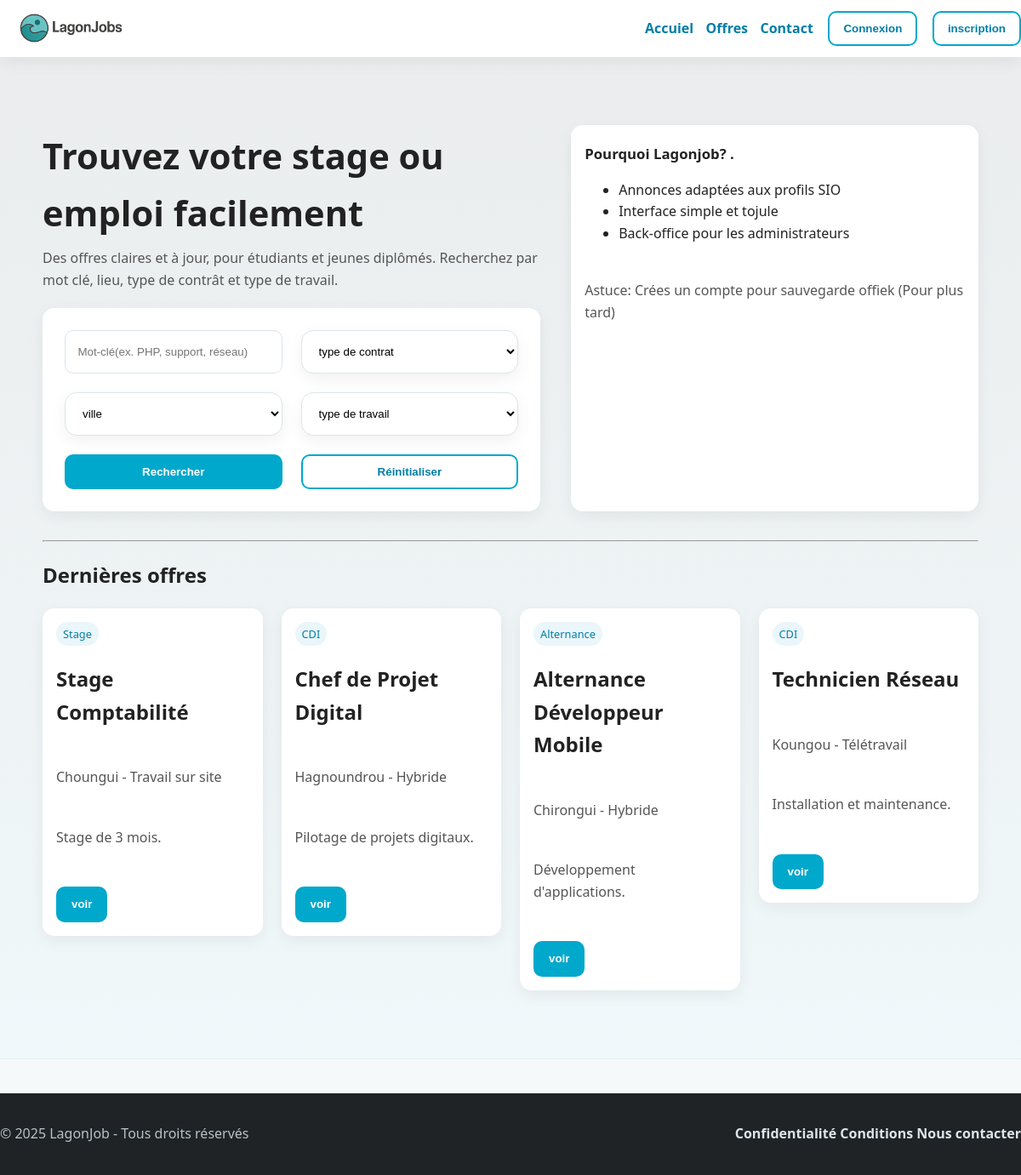
The page /Frontoffice/index.php on the database its author committed.
### tables this page shows
CREATE TABLE `offres` (
  `Id` int(11) NOT NULL,
  `Titre` varchar(256) NOT NULL,
  `Id_type_contrat` int(11) NOT NULL,
  `Id_mode_travail` int(11) NOT NULL,
  `Id_ville` int(11) NOT NULL,
  `Description` varchar(1000) NOT NULL,
  `Id_statut` int(11) NOT NULL,
  `Mission` varchar(1000) NOT NULL,
  `Profile` varchar(1000) NOT NULL,
  `Duree` varchar(1000) NOT NULL
);

CREATE TABLE `types_contrats` (
  `Id` int(11) NOT NULL,
  `Nom_type_contrat` varchar(128) NOT NULL
);

CREATE TABLE `villes` (
  `Id` int(11) NOT NULL,
  `Nom_ville` varchar(256) NOT NULL
);

CREATE TABLE `modes_travails` (
  `Id` int(11) NOT NULL,
  `Nom_mode_travail` varchar(128) NOT NULL
);

### Frontoffice/fonctions.php (called while the page is built, shortened)
<?php
require_once(__DIR__ . '/connexionBDD.php');
$selectOffre='SELECT of.Id, of.Titre, of.Description, tc.Nom_type_contrat, mt.Nom_mode_travail, of.Id_type_contrat, of.Id_statut,vl.Nom_ville, st.Statut, of.Mission, of.Profile, of.Duree FROM offres of
JOIN types_contrats tc ON of.Id_type_contrat = tc.Id
JOIN modes_travails mt ON of.Id_mode_travail = mt.Id
JOIN statuts st ON of.Id_statut = st.Id
JOIN villes vl ON of.Id_ville = vl.Id
ORDER BY st.Id asc';
$selection_Offre=$mysqlClient->prepare($selectOffre);
$selection_Offre->execute();
$listeOffre=$selection_Offre->fetchAll();

### Frontoffice/index.php (the view, shortened to what this page needs)
<?php
require_once(__DIR__ . '/fonctions.php');
require_once(__DIR__ . '/connexionBDD.php');
$selectOffre='SELECT of.Id, of.Titre, of.Description, tc.Nom_type_contrat, mt.Nom_mode_travail, of.Id_type_contrat, of.Id_statut,vl.Nom_ville, st.Statut, of.Mission, of.Profile, of.Duree FROM offres of
JOIN types_contrats tc ON of.Id_type_contrat = tc.Id
JOIN modes_travails mt ON of.Id_mode_travail = mt.Id
JOIN statuts st ON of.Id_statut = st.Id
JOIN villes vl ON of.Id_ville = vl.Id
WHERE of.Id_statut=2
ORDER BY of.Id desc';
$selection_Offre=$mysqlClient->prepare($selectOffre);
$selection_Offre->execute();
$listeOffre_FO=$selection_Offre->fetchAll();
?>
<!DOCTYPE html>
<html lang="en">
<head>
    <link rel="stylesheet" href="style.css">
</head>
<body>
    <?php require(__DIR__.'/header.php')?>
    <main class="hero">
        <div class="container">
            <div class="grid cards">
                <div>
                    <h1>Trouvez votre stage ou emploi facilement</h1>
                    <p>Des offres claires et à jour, pour étudiants et jeunes diplômés. Recherchez par mot clé, lieu, type de contrât et type de travail. </p>
                    <form action="offres.php" method="post" class="form cards .search-inline ">
                        <input type="text" name="mots_cles" placeholder="Mot-clé(ex. PHP, support, réseau)">
                        <select name="type" class="card">
                            <option value="">type de contrat</option>
                        </select>
                        <select name="ville" class="card">
                            <option value="">ville</option>
                        </select>
                        <select name="mode" class="card">
                            <option value="">type de travail</option>
                        </select>
                        <button type="submit" class="btn">Rechercher</button>
                        <button type="button" class="btn btn-outline" onclick="window.location.href='index.php'">Réinitialiser</button>
                    </form>
                </div>
                <div class="card">
                    <h3>Pourquoi Lagonjob? .</h3>
                    <ul>
                        <li>
                            Annonces adaptées aux profils SIO
                        </li>
                        <li>
                            Interface simple et tojule
                        </li>
                        <li>
                            Back-office pour les administrateurs
                        </li>
                    </ul><br>
                    <p>Astuce: Crées un compte pour sauvegarde offiek (Pour plus tard)</p>
                </div>
            </div><br>
            <hr>
            <div class="container">
                <h2>Dernières offres</h2>
                <div class="cards">
                    <?php for ($i=0; $i <4 ; $i++) { ?>
                        <div class="">
                            <article class="card">
                                <span class="badge"><?php echo $listeOffre_FO[$i]['Nom_type_contrat']?></span><br>
                                <h2><?php echo $listeOffre_FO[$i]['Titre'] ?></h2><br>
                                <p><?php echo $listeOffre_FO[$i]['Nom_ville'].' - '. $listeOffre[$i]['Nom_mode_travail'] ?></p><br>
                                <p><?php echo $listeOffre_FO[$i]['Description'] ?></p><br>
                                <form action="detailoffre.php" method="post">
                                    <button type="submit" class="btn">voir</button>
                                </form>
                            </article>
                        </div>
                    <?php } ?>
                </div>
            </div>
        </div>
    </main>
</body>
<footer class="site-footer footer-inner">
    <div>
        <p>© 2025 LagonJob - Tous droits réservés</p>
    </div>
    <nav class="nav">
        <div>
            <a>Confidentialité</a>
            <a>Conditions</a>
            <a href="contact.php">Nous contacter</a>
        </div>
</footer>
</html>

### Frontoffice/header.php
<header class="site-header header-inner">
    <a class="logo" href="index.php"><img src="../Logo/logo.png" alt="logo_lagonjob"></a>
    <nav class="nav">
        <a href="index.php">Accuiel</a>
        <a href="offres.php">Offres</a>
        <a href="contact.php">Contact</a>
        <?php if (!isset($_SESSION['LOGGED_USER'])) { ?>
            <button class="btn btn-outline" onclick="window.location.href='connexion.php'">Connexion</button>
            <button class="btn btn-outline" onclick="window.location.href='inscription.php'">inscription</button>
        <?php } else{ ?>
            <button class="btn btn-outline" onclick="window.location.href='deconnexion.php'">Deconnexion</button>
        <?php } ?>
    </nav>
</header>

### Frontoffice/style.css (style rules this page uses)
:root { --lagon:#00A8CC; --lagon-dark:#007EA7; --bg:#F5F9FA; --text:#222222; --text-2:#555555; --success:#4CAF50; --error:#E63946; --card:#ffffff; --shadow:0 6px 18px rgba(0,0,0,.06); --radius:14px; --radius-sm:10px; --space:clamp(14px, 2.8vw, 22px); }
* { box-sizing:border-box }
html,body { margin:0;padding:0 }
body { font-family: system-ui, -apple-system, "Segoe UI", Roboto, "Helvetica Neue", Arial, "Noto Sans", "Liberation Sans", sans-serif; color:var(--text); background:var(--bg); line-height:1.6; }
.container { width:min(1100px, 92vw); margin:auto }
a { color:var(--lagon-dark); text-decoration:none }
.btn { background:var(--lagon); color:#fff; padding:.7rem 1rem; border-radius:10px; display:inline-block; font-weight:600; border:2px solid var(--lagon); transition:all .2s ease; }
.btn-outline { background:transparent; color:var(--lagon-dark) }
.site-header { position:sticky; top:0; z-index:10; background:#fff; box-shadow:var(--shadow); }
.header-inner { display:flex; align-items:center; justify-content:space-between; padding:.8rem 0 }
.logo { display: flex; align-items: center; }
.logo img { height: 40px; width: auto; object-fit: contain; }
.nav { display:flex; gap:.9rem; align-items:center }
.nav a { font-weight:600 }
.nav .btn, .nav .btn-outline { margin-left:.2rem }
.hero { padding: clamp(40px, 8vw, 80px) 0; background: linear-gradient(180deg, #ebedee 0%, rgba(232,246,250,0.4) 100%); border-bottom:1px solid #e7eef1; }
.hero .grid { display:grid; grid-template-columns: 1.1fr .9fr; gap:clamp(18px, 4vw, 36px); }
.hero h1 { font-size:clamp(1.8rem, 4vw, 2.6rem); margin:.2rem 0 .5rem 0 }
.hero p { color:var(--text-2); margin:0 0 1.2rem 0 }
.hero .card { background:var(--card); padding:1rem; border-radius:var(--radius); box-shadow:var(--shadow); }
.cards { display:grid; grid-template-columns: repeat(auto-fill,minmax(250px,1fr)); gap:clamp(14px, 2.4vw, 22px) }
.card { background:var(--card); padding:1rem; border-radius:var(--radius); box-shadow:var(--shadow); }
.card h3 { margin:.3rem 0 .35rem 0; font-size:1.05rem }
.badge { display:inline-block; font-size:.8rem; background:#eaf6fa; color:var(--lagon-dark); padding:.25rem .5rem; border-radius:999px; margin-right:.35rem }
.site-footer { background:#1f2326; color:#b8c2c7; margin-top: 40px; }
.footer-inner { display:flex; justify-content:space-between; align-items:center; padding:1.2rem 0 }
.footer-inner a { color:#dbe5ea }
.form { background:#fff; padding:clamp(18px, 3vw, 26px); border-radius:var(--radius); box-shadow:var(--shadow); }
.form input, .form select, .form textarea { width:100%; padding:.8rem .9rem; border:1px solid #dbe5ea; border-radius:10px; background:#fff; }
html, body { height: 100%; }
body { display: flex; flex-direction: column; }
main { flex: 1; }
footer { background: #111; color: white; text-align: center; padding: 20px; }

### rows shown on the page
offres: Id_type_contrat.Nom_type_contrat "Stage", Titre "Stage Comptabilité", Id_ville.Nom_ville "Choungui", Id_mode_travail.Nom_mode_travail "Travail sur site", Description "Stage de 3 mois."
types_contrats: Nom_type_contrat "CDI"
offres: Titre "Chef de Projet Digital", Description "Pilotage de projets digitaux."
villes: Nom_ville "Hagnoundrou"
modes_travails: Nom_mode_travail "Hybride"
offres: Id_type_contrat.Nom_type_contrat "Alternance", Titre "Alternance Développeur Mobile", Id_ville.Nom_ville "Chirongui", Id_mode_travail.Nom_mode_travail "Hybride", Description "Développement d'applications."
offres: Id_type_contrat.Nom_type_contrat "CDI", Titre "Technicien Réseau", Id_ville.Nom_ville "Koungou", Id_mode_travail.Nom_mode_travail "Télétravail", Description "Installation et maintenance."
